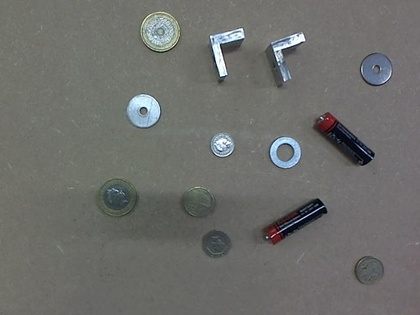
%> input picture simpler/05.jpg, 420 x 315 px, shrunk from 640 x 480 before the run
$ octave main.m   (GNU Octave 9; MATLAB toolbox functions it lacks are replaced by stand-ins)
%> lines starting %> are read from the running program, lines starting %| are printed output that depends on the picture; in (x1, y1, x2, y2) boxes, pixels count from 0 and x2, y2 are one past the last pixel; in counts of white or black regions, pixels touching at a corner belong together; the program's own positions count from 1
%> further down, I is the input picture: size 315x420x3 uint8; mean R, G, B 109.4, 110.2, 107.2
### archive/norm_rgb.m
function [out] = norm_rgb(I)
    %imtool(I);
    red = double(I(:,:,1));
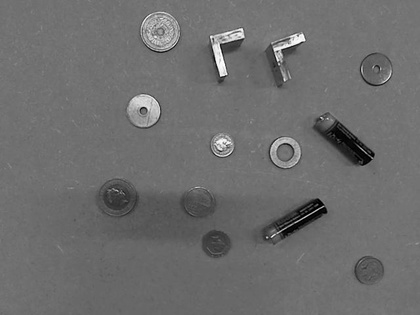
%> red: size 315x420 double; min 0, max 255, mean 109.4
    green = double(I(:,:,2));
    blue = double(I(:,:,3));
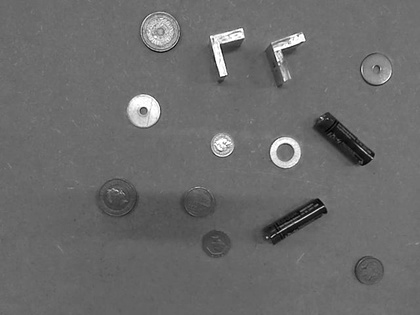
%> blue: size 315x420 double; min 0, max 255, mean 107.2
    denom = red + green + blue;
    dub = double(I);
    normed = uint8(255.*(dub./denom));
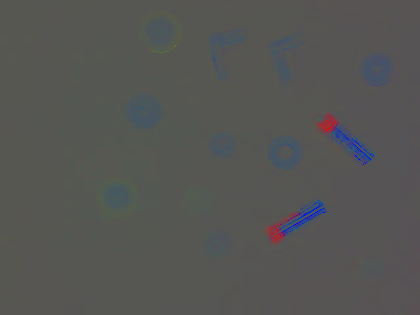
%> normed: size 315x420x3 uint8; mean R, G, B 85.4, 85.8, 83.9

% [8 lines of commented-out code are left out]

    [rows,cols,~] = size(normed);
%> rows = 315; cols = 420
    rmid=median(reshape(normed(:,:,1),[1,rows*cols]));
%> rmid = 86
    gmid=median(reshape(normed(:,:,2),[1,rows*cols]));
%> gmid = 87
    bmid=median(reshape(normed(:,:,3),[1,rows*cols]));
%> bmid = 83

    out = zeros(rows,cols);
    for i = 1:rows
        for j = 1:cols
             if ((normed(i,j,1) < rmid+10) && ...
                 (normed(i,j,2) < gmid+5) && ...
                 (normed(i,j,3) < bmid+5))
%            if (abs(normed(i,j,1) - normed(i,j,2)) + abs(normed(i,j,1) - normed(i,j,3)) + ...
%                    abs(normed(i,j,2) - normed(i,j,3)) < 20)
                out(i,j) = 0;
            else
                out(i,j) = 1;
            end
        end
    end
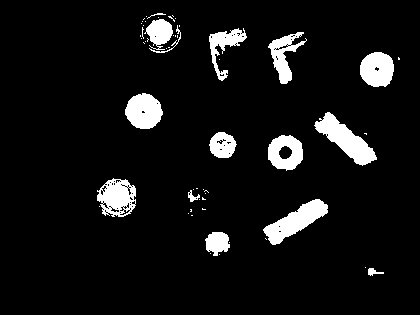
%> out: size 315x420 double; values 0 (black) and 1 (white), 7.4% white; 57 white regions (42 under 20 px), largest, box (x1, y1, x2, y2) and area: (314, 112, 377, 166) 1340, (263, 199, 328, 245) 1269, (125, 93, 163, 129) 1018
    %out = bwareaopen(out,20);
    figure(),imshow(out);

end

### archive/mean_shift.m
function [ out,centres,groups ] = mean_shift( im,k_size ,n_iter,window  )
%> called with k_size = 5, n_iter = 25, window = 1000
%UNTITLED2 Summary of this function goes here
%   Detailed explanation goes here
out = im;
[i,j,k] = size(im);
%> i = 315; j = 420; k = 1
groups=cell(k_size);
centres=cell(k_size);
for count = 1:k_size
centres{count} = round(random('unif',100*ones(k),ones(k)*250));
end
%> after the loop, centres = 25 items
oldcentres = centres;

for count = 1: n_iter
    %disp(count);
     centres{1:k};

  for clustcount = 1:k_size
    c = centres{clustcount};

    for kcount = 1:k
    if(isnan(c(kcount)))
        c(kcount)=0;
    end
        vals(:,:,kcount,clustcount) = im(:,:,kcount)-c(kcount) ;
    end
    vals(:,:,:,clustcount) = vals(:,:,:,clustcount).^2;
    sums(:,:,clustcount)= sum(vals(:,:,:,clustcount),3);
  end
    [mins,minArgs] = min(sums,[],3);

    ave = mode(mode(min(min(sums,3))));
    for clustercount = 1:k_size
        is= find((minArgs == clustercount)==((mins < (window))));
        size(is);
        [is,js] = ind2sub(size(minArgs),is);
        ind = sub2ind(size(im(:,:,1)),is,js);


        groups{clustercount} = [is,js];


        vec=[];
        for ck = 1:k
            ims=im(:,:,ck);
            vec = [vec,ims(ind)];
        end
        oldcentres{clustercount} = centres{clustercount};
        centres{clustercount} = round(nanmean(vec));
        for kcon = 1:k
            if(isnan(centres{clustercount}(kcon)))
               centres{clustercount} = oldcentres{clustercount};
               break;
            end
        end

    end
%         disp(groups)
       for clustcount=1:k_size
                mat = groups{clustcount};
                col1 = mat(:,1);
                col2 =mat(:,2);
                indxs=[];
                for kcount = 1:k
                    indxs = [indxs,sub2ind(size(out(:,:,1)),col1,col2)];
                    outer = out(:,:,kcount);
                    outer(indxs) = 50*(clustcount-1);
                    out(:,:,kcount) = outer;

                end
       end
        figure(2);
        imshow(out);

end
%> this loop made 25 passes
%> ave on passes 1 to 12: 3, 0, 0, 0, 0, 0, 0, 0, 0, 0, 0, 0
%> out: size 315x420 double; 7.39% of pixels changed, all inside (x1, y1, x2, y2) = (97, 13, 400, 276)
%> after the loop, c = 0; groups = 25 items; oldcentres = 25 items

% cleaning:
bw = im2bw(out);
%> bw: size 315x420 logical; every value is 0
out = bwareaopen(1-bw,20);
%> out: size 315x420 logical; every value is 1
figure(3),imshow(out);


end

### archive/main.m
% file for running main script

% workflow:
% - train_median_filter : return medians
% -
% -


I = imread('simpler/05.jpg');

% will need to find a way to programatically determine this
numObjects = 12;

I = norm_rgb(I);

[out,centres,groups] = mean_shift(I,5,25,1000);
%> centres = 25 items; groups = 25 items

figure(),imshow(out);

disp('mean shifted');

%> (the run ends here)

$ run again, with simpler/02.jpg copied over simpler/05.jpg
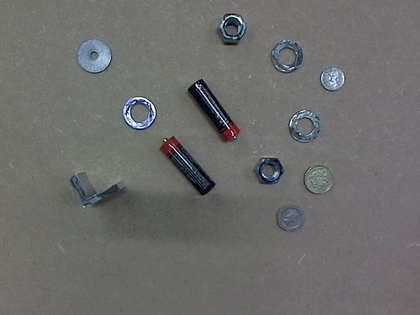
%> input picture simpler/02.jpg, 420 x 315 px, shrunk from 640 x 480 before the run
%> I is the input picture: size 315x420x3 uint8; mean R, G, B 108.6, 108.9, 107.4
%> in norm_rgb, `normed = uint8(255.*(dub./denom));`:
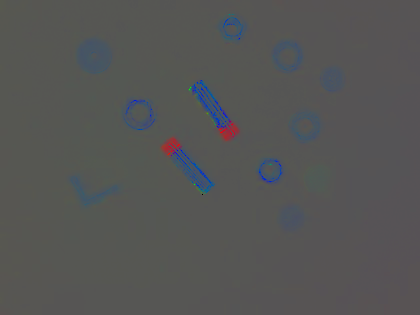
%> normed: size 315x420x3 uint8; mean R, G, B 85, 85.4, 84.8
%> rmid = 86
%> bmid = 84
%> after the loop in norm_rgb, `for i = 1:rows`:
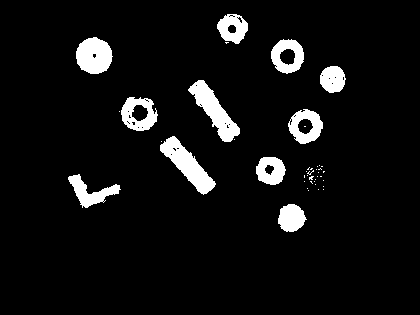
%> out: size 315x420 double; values 0 (black) and 1 (white), 6.6% white; 43 white regions (32 under 20 px), largest, box (x1, y1, x2, y2) and area: (160, 136, 216, 195) 1233, (188, 80, 240, 142) 1200, (76, 37, 113, 74) 1037
%> the loop in mean_shift, `for count = 1: n_iter` made 25 passes
%> ave on passes 1 to 8: 3, 0, 0, 0, 0, 0, 0, 0
%> after the loop in mean_shift, `for count = 1: n_iter`: c = 0; groups = 25 items
%> bw: size 315x420 logical; every value is 0

$ run again, with simpler/03.jpg copied over simpler/05.jpg
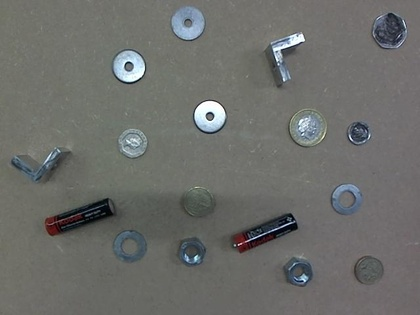
%> input picture simpler/03.jpg, 420 x 315 px, shrunk from 640 x 480 before the run
%> I is the input picture: size 315x420x3 uint8; mean R, G, B 108.2, 109.4, 106.3
%> in norm_rgb, `normed = uint8(255.*(dub./denom));`:
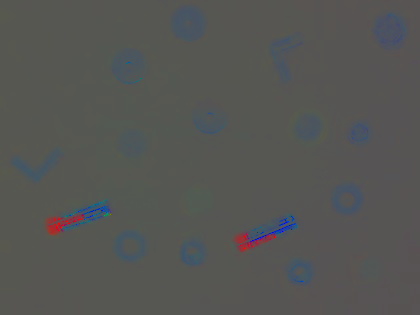
%> normed: size 315x420x3 uint8; mean R, G, B 85.3, 86, 83.8
%> rmid = 86
%> gmid = 87
%> bmid = 83
%> after the loop in norm_rgb, `for i = 1:rows`:
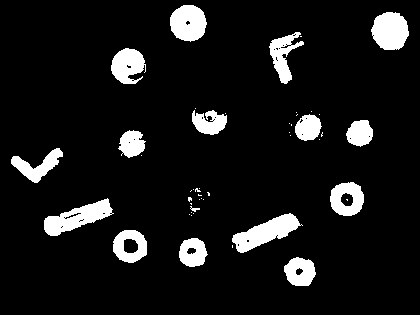
%> out: size 315x420 double; values 0 (black) and 1 (white), 9.2% white; 47 white regions (31 under 20 px), largest, box (x1, y1, x2, y2) and area: (232, 213, 303, 253) 1269, (44, 198, 114, 236) 1221, (371, 12, 409, 50) 1119
%> the loop in mean_shift, `for count = 1: n_iter` made 25 passes
%> ave on passes 1 to 8: 3, 0, 0, 0, 0, 0, 0, 0
%> after the loop in mean_shift, `for count = 1: n_iter`: c = 0; groups = 25 items
%> bw: size 315x420 logical; every value is 0

$ run again, with simpler/04.jpg copied over simpler/05.jpg
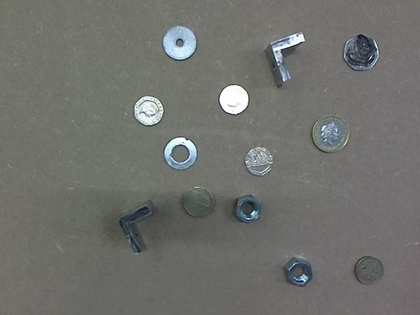
%> input picture simpler/04.jpg, 420 x 315 px, shrunk from 640 x 480 before the run
%> I is the input picture: size 315x420x3 uint8; mean R, G, B 111.8, 112.9, 109
%> in norm_rgb, `normed = uint8(255.*(dub./denom));`:
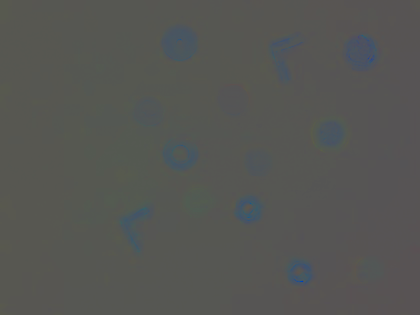
%> normed: size 315x420x3 uint8; mean R, G, B 85.5, 86.3, 83.2
%> rmid = 86
%> gmid = 87
%> bmid = 83
%> after the loop in norm_rgb, `for i = 1:rows`:
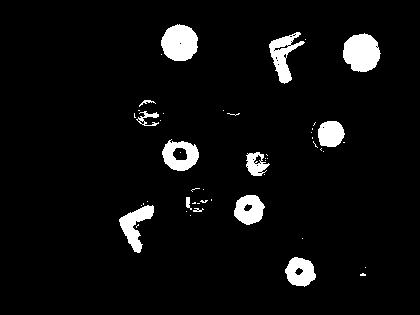
%> out: size 315x420 double; values 0 (black) and 1 (white), 5.3% white; 50 white regions (37 under 20 px), largest, box (x1, y1, x2, y2) and area: (343, 33, 381, 72) 1117, (161, 24, 198, 61) 1059, (269, 32, 305, 84) 776
%> the loop in mean_shift, `for count = 1: n_iter` made 25 passes
%> ave on passes 1 to 8: 3, 0, 0, 0, 0, 0, 0, 0
%> after the loop in mean_shift, `for count = 1: n_iter`: c = 0; groups = 25 items
%> bw: size 315x420 logical; every value is 0
